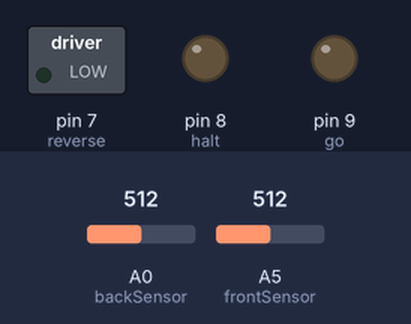
A sketch run on a simulated Arduino Uno, built with avr-gcc and run on an emulated ATmega328P. Shown: switched loads named in the sketch (green lamp = pin HIGH), output pins drawn as LEDs (lit = HIGH). The inputs (shaded band) are chosen by the test bench; at power-on: A0 (backSensor) = 512, A5 (frontSensor) = 512.

Above: at 1.2 s.
1.3 s: A0 (backSensor) set to 390
At 2.0 s:
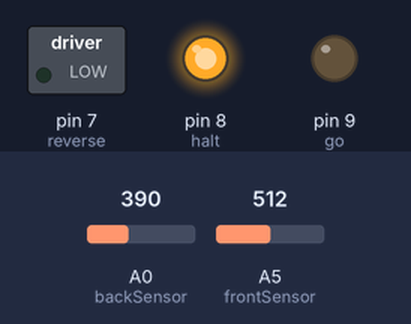
4.3 s: A5 (frontSensor) set to 416
7.3 s: A5 (frontSensor) set to 388
At 7.8 s:
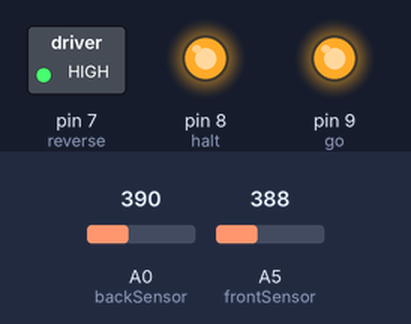
8.8 s: A0 (backSensor) set to 417
At 9.6 s:
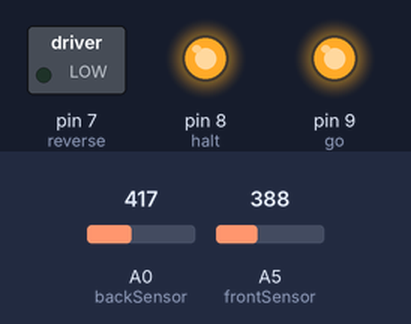
11.8 s: A0 (backSensor) set to 389
At 12.4 s:
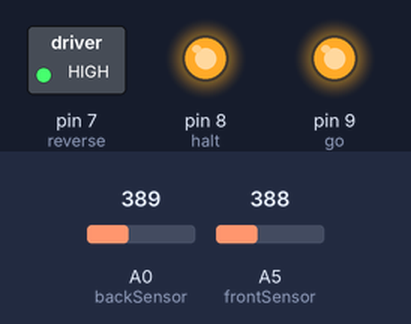
13.3 s: A0 (backSensor) set to 409
At 14.1 s:
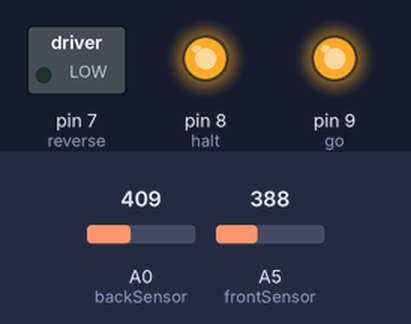
Timing chart, 0 to 16.3 s (numbered marks = the images above; inputs shaded):
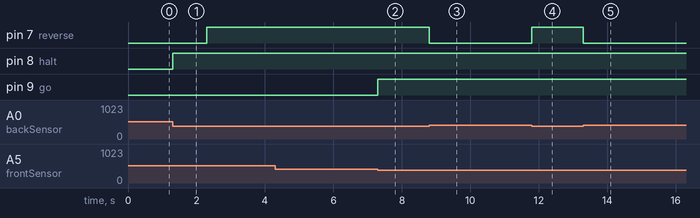

The sketch:

photoresistorTest.ino
```cpp
// LIGHT SENSOR TEST

// THE LIGHT THAT BRIGHTENS UP DISPLAYS THE DIRECTION OF TRAVEL. IF THE SHADOW IS IN THE FRONT THE WHEELS SHOULD REVERSE.
// IF THE SHADOW IS IN THE BACK THEN THE CAR SHOULD GO. IF THE CAR IS IN ALL DARK IT SHOULD FREEZE AND NOT MOVE. IF ITS
// ENTIRELY IN LIGHT IT SHOULD RESUME WHATEVER STATE IT WAS IN (i.e. GO TO REPRODUCE OR GROW)

int go = 9;        //REPLACE WITH MOVE FORWARD METHOD IN FINAL VERSION
int halt = 8;      //HALT IS USED TO STOP THE CAR, OR AS A PLACE HOLDER TO CHECK READINGS AGAIN
int reverse = 7;   //REPLACE WITH MOVE BACKWARDS METHOD IN FINAL VERSION
int frontSensor = A5;  //PHOTORESISTOR IN FRONT OF CAR
int backSensor = A0;   //PHOTORESISTOR IN BACK OF CAR

void setup()
{
  pinMode(go, OUTPUT);
  pinMode(halt, OUTPUT);
  pinMode(reverse, OUTPUT);
  pinMode(frontSensor, INPUT);   //POSITIONED by 0 ON BREADBOARD
  pinMode(backSensor, INPUT);    //POSITIONED by 60 ON BREADBOARD
  Serial.begin(9600);    //setup for printing to serial monitor
}

void loop()
{
 int frontReading = analogRead(frontSensor);
 int backReading = analogRead(backSensor);

 /* DEBUG
 Serial.print("Front: ");
 Serial.println(frontReading);
 Serial.print("Back: ");
 Serial.println(backReading);
 delay(500);
*/
 if(frontReading>400 && backReading<=399)  //DARK IN FRONT
  {
   digitalWrite(go,LOW);
   digitalWrite(halt,HIGH);
   delay(1000);
   digitalWrite(halt,LOW);
   digitalWrite(reverse,HIGH);
  }

 else if(frontReading<=399 && backReading>400) //DARK IN THE BACK
  {
   digitalWrite(reverse,LOW);
   digitalWrite(halt,HIGH);
   delay(1000);
   digitalWrite(halt,LOW);
   digitalWrite(go,HIGH);
  }

  else if(frontReading>400 && backReading>400)  //COMPLTLY IN THE DARK --- FREEZE
  {
   digitalWrite(go,LOW);
   digitalWrite(reverse,LOW);
   digitalWrite(halt,LOW);
  }

 else    //COMPLETLY IN THE LIGHT -- RESUME NORMAL ACTION
 {
    //resume action
   digitalWrite(go,HIGH);
   digitalWrite(reverse,HIGH);
   digitalWrite(halt,HIGH);
 }
}
```

Measured:
- the behaviour switches between 401 and 400 on A5 (frontSensor) (found by bisection; images 1 and 2)
- the behaviour switches between 400 and 401 on A0 (backSensor) (found by bisection; images 2 and 3)
- after the input at 1.3 s, pin 7 (reverse): LOW → HIGH after 1.0 s; pin 8 (halt): LOW → HIGH at once
- after the input at 7.3 s, pin 9 (go): LOW → HIGH at once
- after the input at 8.8 s, pin 7 (reverse): HIGH → LOW at once
- after the input at 11.8 s, pin 7 (reverse): LOW → HIGH at once
- after the input at 13.3 s, pin 7 (reverse): HIGH → LOW at once
